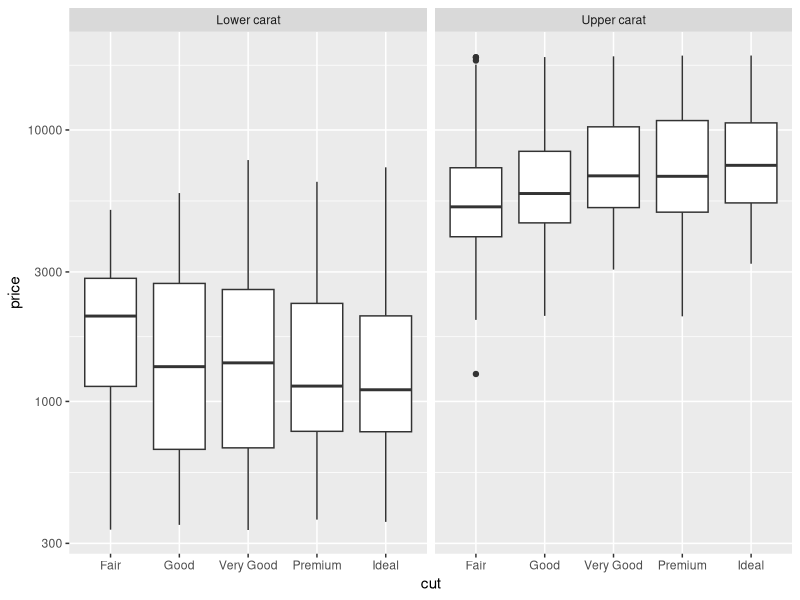
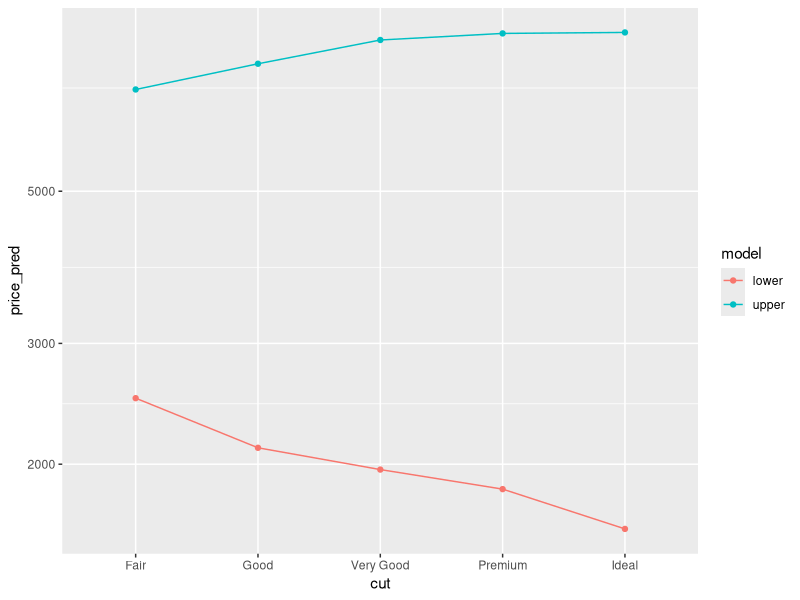
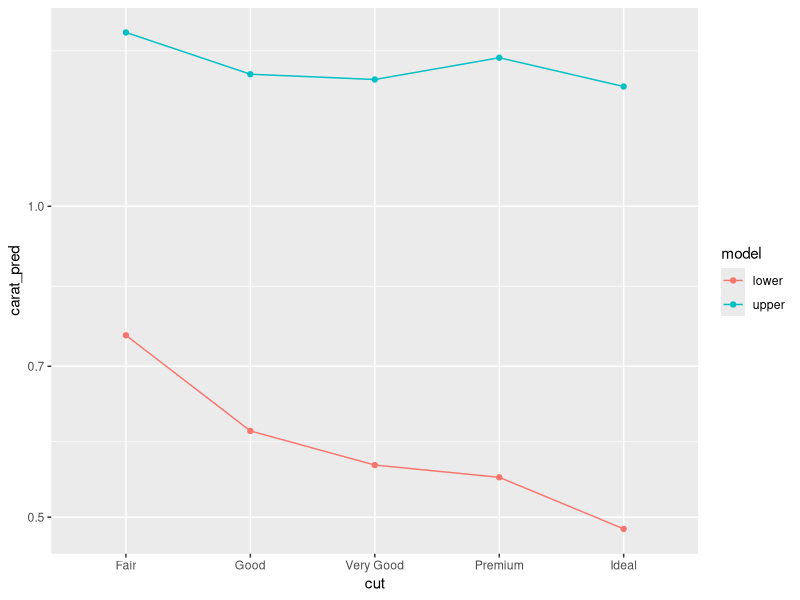
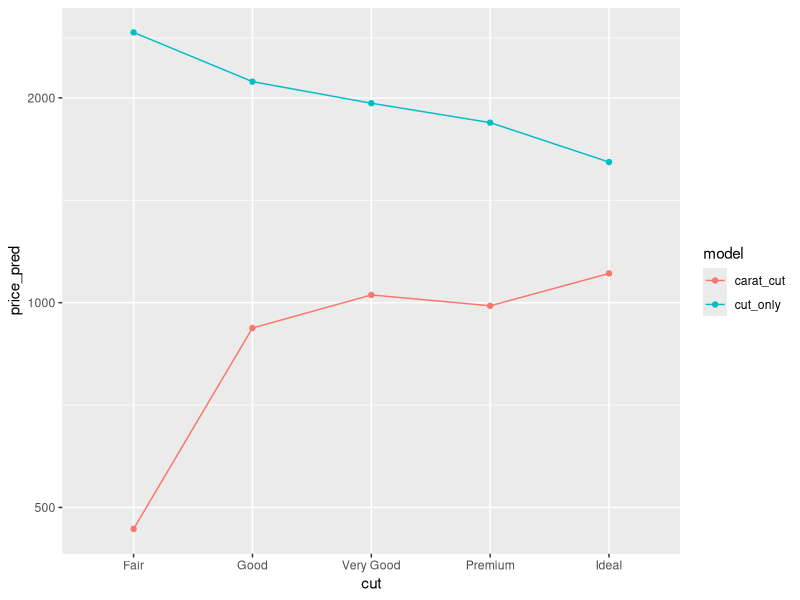

Source code (R) for these figures, in order:
## ---- chunk 1
library(tidyverse)
library(modelr)
library(broom)
## ---- chunk 2
## NOTE: No need to edit this setup
# Create a test-validate split
set.seed(101)
diamonds_randomized <-
  diamonds %>%
  slice(sample(dim(diamonds)[1]))

diamonds_train <-
  diamonds_randomized %>%
  slice(1:10000)
## ---- chunk 3
## NOTE: No need to edit this chunk
diamonds_train %>%
  mutate(
    grouping = if_else(carat < 1.0, "Lower carat", "Upper carat")
  ) %>%

  ggplot(aes(cut, price)) +
  geom_boxplot() +

  scale_y_log10() +
  facet_grid(~ grouping)
## ---- chunk 4
# task-begin
## TODO: Fit two models, one to lower (carat <= 1) and
#        one to upper (carat > 1) diamonds.
#        Use formula = price ~ cut
fit_lower <- NA
fit_upper <- NA
# task-end
# solution-begin
fit_lower <-
  diamonds_train %>%
  filter(carat <= 1) %>%
  lm(formula = price ~ cut)

fit_upper <-
  diamonds_train %>%
  filter(carat > 1) %>%
  lm(formula = price ~ cut)
# solution-end

## NOTE: No need to modify this code
tibble(cut = c("Fair", "Good", "Very Good", "Premium", "Ideal")) %>%
  mutate(
    cut = fct_relevel(cut, "Fair", "Good", "Very Good", "Premium", "Ideal")
  ) %>%
  add_predictions(fit_lower, var = "price_pred-lower") %>%
  add_predictions(fit_upper, var = "price_pred-upper") %>%
  pivot_longer(
    names_to = c(".value", "model"),
    names_sep = "-",
    cols = matches("price")
  ) %>%

  ggplot(aes(cut, price_pred, color = model)) +
  geom_line(aes(group = model)) +
  geom_point() +
  scale_y_log10()
## ---- chunk 5
# task-begin
## TODO: Fit two models, one to lower (carat <= 1) and
#        one to upper (carat > 1) diamonds.
#        Use formula = carat ~ cut
fit_carat_lower <- NA
fit_carat_upper <- NA
# task-end
# solution-begin
fit_carat_lower <-
  diamonds_train %>%
  filter(carat <= 1) %>%
  lm(formula = carat ~ cut)

fit_carat_upper <-
  diamonds_train %>%
  filter(carat > 1) %>%
  lm(formula = carat ~ cut)
# solution-end

## NOTE: No need to change this code
tibble(cut = c("Fair", "Good", "Very Good", "Premium", "Ideal")) %>%
  mutate(
    cut = fct_relevel(cut, "Fair", "Good", "Very Good", "Premium", "Ideal")
  ) %>%
  add_predictions(fit_carat_lower, var = "carat_pred-lower") %>%
  add_predictions(fit_carat_upper, var = "carat_pred-upper") %>%
  pivot_longer(
    names_to = c(".value", "model"),
    names_sep = "-",
    cols = matches("carat")
  ) %>%

  ggplot(aes(cut, carat_pred, color = model)) +
  geom_line(aes(group = model)) +
  geom_point() +
  scale_y_log10()
## ---- chunk 6
# task-begin
## TODO: Fit two models on the low-carat diamonds, one with
#        formula = price ~ carat + cut, and one with
#        formula = price ~ cut
fit_carat_cut <-
  diamonds_train %>%
  filter(carat <= 1)
  # lm()

fit_cut_only <-
  diamonds_train %>%
  filter(carat <= 1)
  # lm()
# task-end
# solution-begin
fit_carat_cut <-
  diamonds_train %>%
  filter(carat <= 1) %>%
  lm(formula = price ~ carat + cut)

fit_cut_only <-
  diamonds_train %>%
  filter(carat <= 1) %>%
  lm(formula = price ~ cut)
# solution-end

## NOTE: No need to change this code
tibble(
    cut = c("Fair", "Good", "Very Good", "Premium", "Ideal"),
    carat = c(0.4)
  ) %>%
  mutate(
    cut = fct_relevel(cut, "Fair", "Good", "Very Good", "Premium", "Ideal")
  ) %>%
  add_predictions(fit_carat_cut, var = "price_pred-carat_cut") %>%
  add_predictions(fit_cut_only, var = "price_pred-cut_only") %>%
  pivot_longer(
    names_to = c(".value", "model"),
    names_sep = "-",
    cols = matches("price")
  ) %>%

  ggplot(aes(cut, price_pred, color = model)) +
  geom_line(aes(group = model)) +
  geom_point() +
  scale_y_log10()
